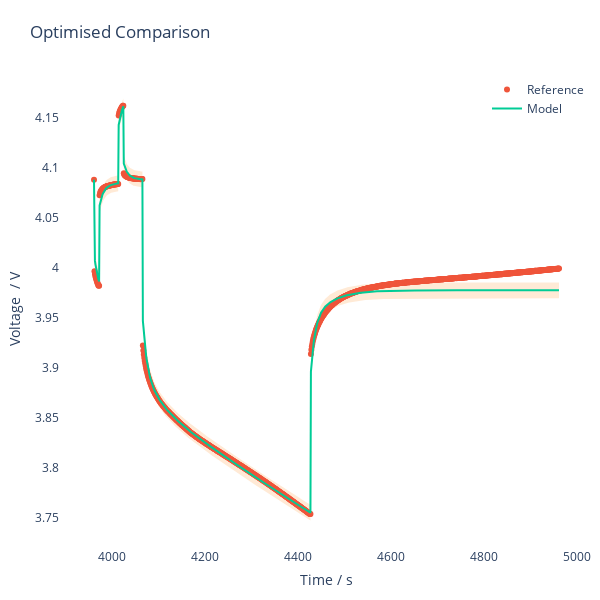

The notebook cell this image was saved under:
### Code cell
pybop.plot.quick(problem, problem_inputs=results.x, title="Optimised Comparison");

### Figure 1 — Plotly figure (JSON) as saved in the notebook; plotly's stock layout.template omitted (floating-point values rounded to 4 significant figures; data arrays with more than 128 entries replaced by an {"elided": "..."} marker saying what was removed)
{"data": [{"fill": "toself", "fillcolor": "rgba(255,229,204,0.8)", "hoverinfo": "skip", "line": {"color": "rgba(255,255,255,0)"}, "showlegend": false, "type": "scatter", "x": {"elided": "2000 int values"}, "y": {"elided": "2000 float values"}}, {"mode": "markers", "name": "Reference", "showlegend": true, "type": "scatter", "x": {"elided": "1000 int values"}, "y": {"elided": "1000 float values"}}, {"mode": "lines", "name": "Model", "showlegend": true, "type": "scatter", "x": {"elided": "1000 int values"}, "y": {"elided": "1000 float values"}}], "layout": {"autosize": false, "height": 600, "legend": {"font": {"size": 12}, "x": 1, "xanchor": "right", "y": 1, "yanchor": "top"}, "margin": {"b": 10, "l": 10, "pad": 4, "r": 10, "t": 75}, "plot_bgcolor": "white", "showlegend": true, "title": {"text": "Optimised Comparison"}, "width": 600, "xaxis": {"exponentformat": "e", "showexponent": "last", "tickfont": {"size": 12}, "title": {"text": "Time / s"}}, "yaxis": {"exponentformat": "e", "showexponent": "last", "tickfont": {"size": 12}, "title": {"text": "Voltage  / V"}}}}
